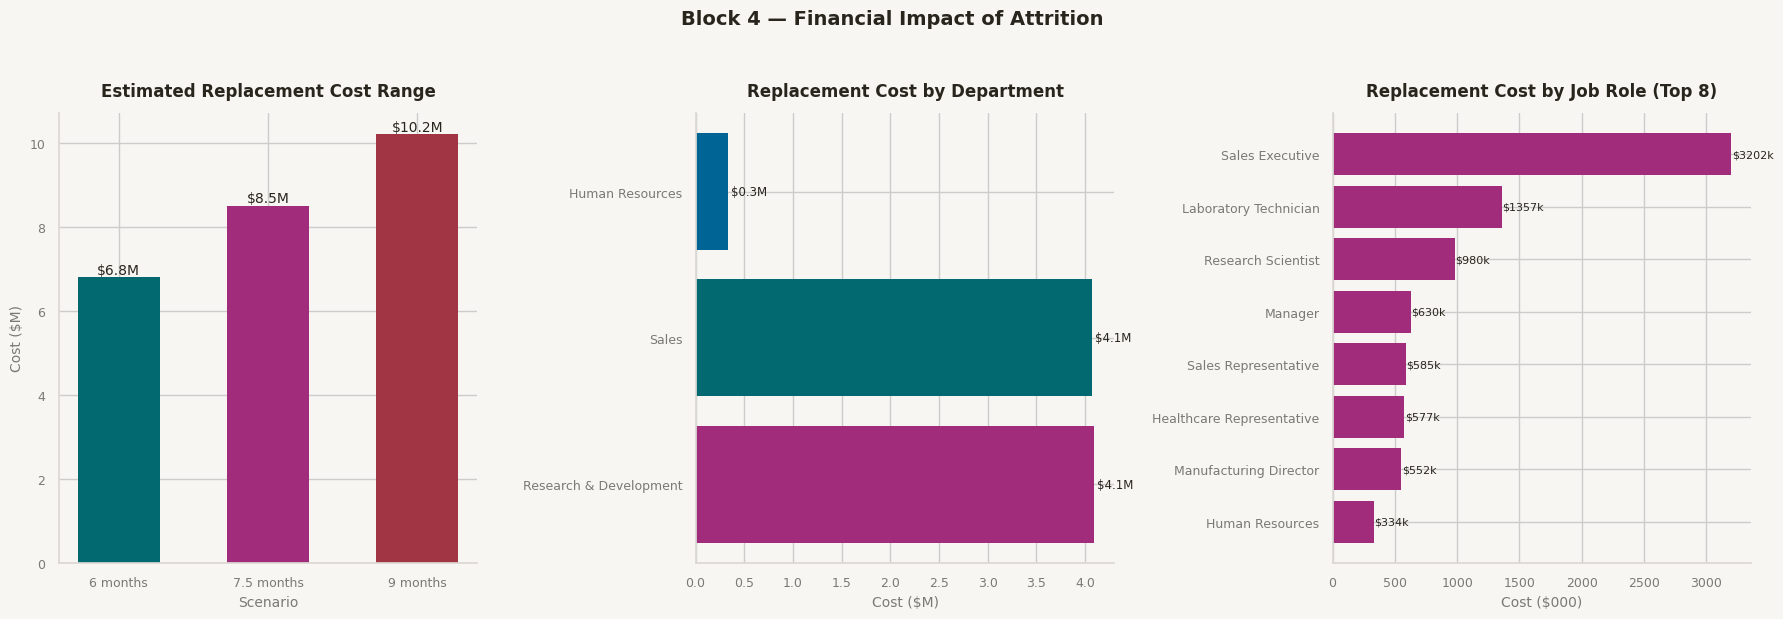

Python code for this plot:
df['ReplacementCost_Low']  = df['MonthlyIncome'] * 6
df['ReplacementCost_Mid']  = df['MonthlyIncome'] * 7.5
df['ReplacementCost_High'] = df['MonthlyIncome'] * 9

leavers = df[df['Attrition'] == 'Yes'].copy()

dept_cost = (
    leavers.groupby('Department')
    .agg(
        Leavers=('Attrition_Binary', 'count'),
        TotalCost=('ReplacementCost_Mid', 'sum')
    )
    .reset_index()
    .sort_values('TotalCost', ascending=False)
)

role_cost = (
    leavers.groupby('JobRole')
    .agg(
        Leavers=('Attrition_Binary', 'count'),
        TotalCost=('ReplacementCost_Mid', 'sum')
    )
    .reset_index()
    .sort_values('TotalCost', ascending=False)
    .head(8)
)

total_low  = leavers['ReplacementCost_Low'].sum()
total_mid  = leavers['ReplacementCost_Mid'].sum()
total_high = leavers['ReplacementCost_High'].sum()

fig, axes = plt.subplots(1, 3, figsize=(18, 6))
fig.patch.set_facecolor(BG)
fig.suptitle(
    'Block 4 — Financial Impact of Attrition',
    color=TEXT, fontsize=14, fontweight='bold', y=1.03
)

# 4A — Cost range across three scenarios
ax = axes[0]
scenario_names = ['6 months', '7.5 months', '9 months']
scenario_vals  = [total_low / 1e6, total_mid / 1e6, total_high / 1e6]
bars = ax.bar(
    scenario_names, scenario_vals,
    color=[STAY, LEAVE, '#a13544'],
    edgecolor='none', width=0.55
)
for b in bars:
    ax.text(
        b.get_x() + b.get_width()/2, b.get_height() + 0.08,
        f'${b.get_height():.1f}M', ha='center', fontsize=10, color=TEXT
    )
style_ax(ax, 'Estimated Replacement Cost Range', 'Scenario', 'Cost ($M)')

# 4B — Cost by department
ax = axes[1]
bars = ax.barh(
    dept_cost['Department'], dept_cost['TotalCost'] / 1e6,
    color=[LEAVE, STAY, '#006494'][:len(dept_cost)],
    edgecolor='none'
)
for i, v in enumerate(dept_cost['TotalCost'] / 1e6):
    ax.text(v + 0.03, i, f'${v:.1f}M', va='center', fontsize=8.5, color=TEXT)
style_ax(ax, 'Replacement Cost by Department', 'Cost ($M)', '')

# 4C — Cost by job role (top 8)
ax = axes[2]
role_cost_sorted = role_cost.sort_values('TotalCost')
bars = ax.barh(
    role_cost_sorted['JobRole'], role_cost_sorted['TotalCost'] / 1e3,
    color=LEAVE, edgecolor='none'
)
for i, v in enumerate(role_cost_sorted['TotalCost'] / 1e3):
    ax.text(v + 3, i, f'${v:.0f}k', va='center', fontsize=8, color=TEXT)
style_ax(ax, 'Replacement Cost by Job Role (Top 8)', 'Cost ($000)', '')

plt.tight_layout()
plt.savefig('output/block4_financial_impact.png', dpi=150, bbox_inches='tight', facecolor=BG)
plt.show()

print(f"Total attrition cost — conservative: ${total_low:,.0f}")
print(f"Total attrition cost — mid estimate: ${total_mid:,.0f}")
print(f"Total attrition cost — high estimate: ${total_high:,.0f}")
